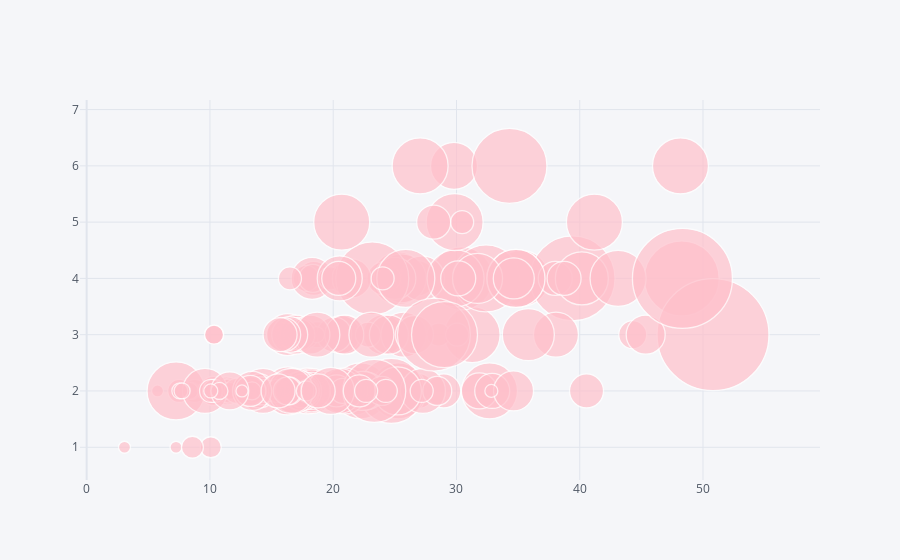

The notebook cell saved with this chart:
### Markdown cell above
Функции графика, созданного методом iplot:  
- получение в интерактивном режиме значения признака в отдельных точках;  
- регулирование отображения конкретных признаков (отключение и включение данных признаков без изменения кода);  
- увеличение фрагмента графика;  
- сохранение полученного графика в формате png напрямую из jupyter notebook.

### Code cell
df.iplot(kind = 'bubble', x = 'total_bill', y = 'size', size = 'tip', color = 'pink')

### Figure 1 — Plotly figure (JSON) as saved in the notebook; plotly's stock layout.template omitted (floating-point values rounded to 4 significant figures; data arrays with more than 128 entries replaced by an {"elided": "..."} marker saying what was removed)
{"data": [{"marker": {"color": {"elided": "244 str values"}, "line": {"width": 1.3}, "size": {"elided": "244 int values"}, "symbol": "circle"}, "mode": "markers", "text": "", "type": "scatter", "x": {"elided": "244 float values"}, "y": {"elided": "244 int values"}}], "layout": {"legend": {"bgcolor": "#F5F6F9", "font": {"color": "#4D5663"}}, "paper_bgcolor": "#F5F6F9", "plot_bgcolor": "#F5F6F9", "title": {"font": {"color": "#4D5663"}}, "xaxis": {"gridcolor": "#E1E5ED", "showgrid": true, "tickfont": {"color": "#4D5663"}, "title": {"font": {"color": "#4D5663"}, "text": ""}, "zerolinecolor": "#E1E5ED"}, "yaxis": {"gridcolor": "#E1E5ED", "showgrid": true, "tickfont": {"color": "#4D5663"}, "title": {"font": {"color": "#4D5663"}, "text": ""}, "zerolinecolor": "#E1E5ED"}}}
